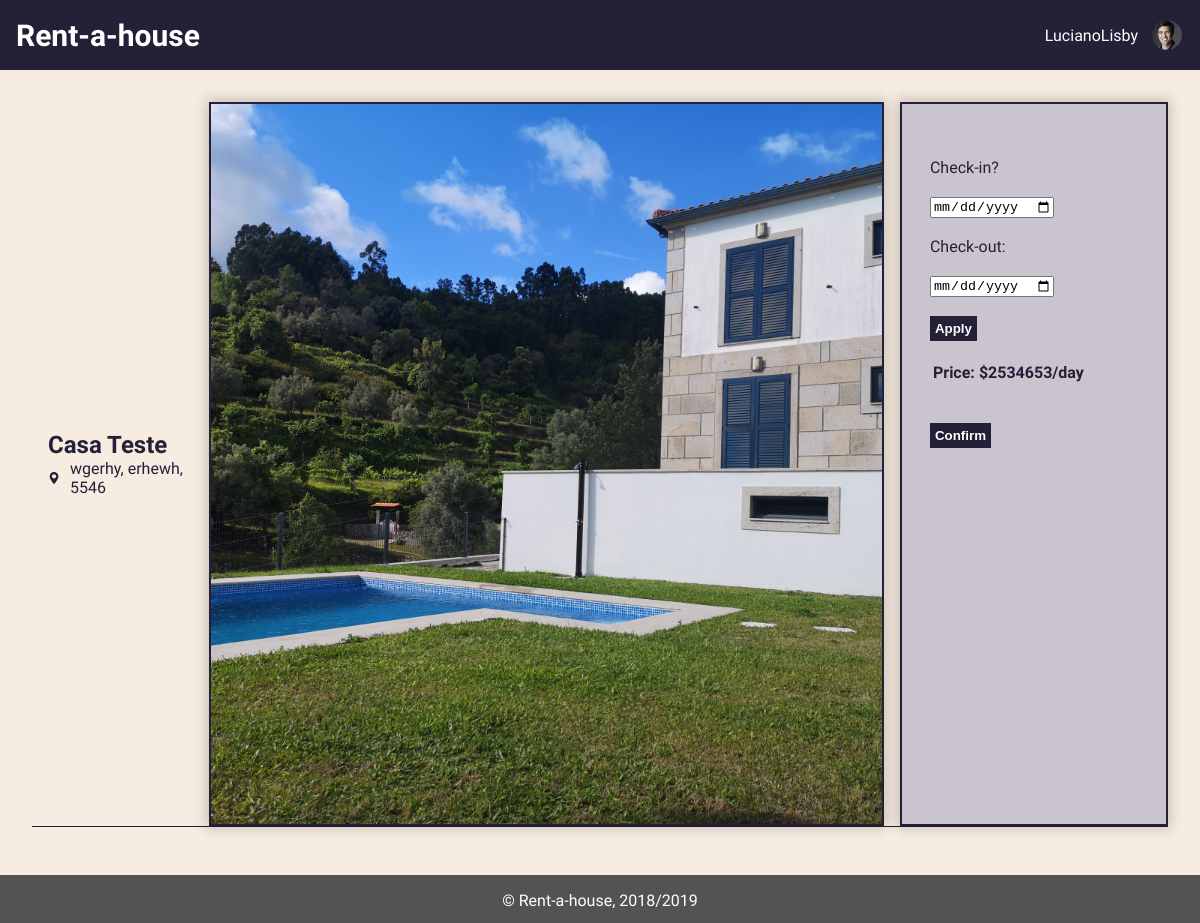
/pages/rental.php?id=7 (signed in), run on the app's committed database.
### tables this page shows
CREATE TABLE house (
  id INTEGER PRIMARY KEY AUTOINCREMENT,
  type VARCHAR,
  room INTEGER,
  bathroom INTEGER,
  price DOUBLE,
  published DATE,
  address VARCHAR, 
  location VARCHAR,
  state VARCHAR,
  postCode VARCHAR,  
  description VARCHAR,
  title VARCHAR,
  owner VARCHAR REFERENCES user
);

CREATE TABLE houseimages (
  id INTEGER PRIMARY KEY AUTOINCREMENT,
  houseID integer REFERENCES house,
  image VARCHAR
);

### database/db_utils.php (called while the page is built, shortened)
<?php
    include_once('connection.php');
    function getHouse($id){
        global $db;
        $stmt = $db->prepare("SELECT * FROM house WHERE id='".$id."'");
        $stmt->execute();
        $aux = $stmt->fetch();
        return $aux;
    }
    function getHouseImages($houseID){
        global $db;
        $stmt = $db->prepare("SELECT * FROM houseimages  WHERE houseID = '".$houseID."'");
        $stmt->execute();
        $aux = $stmt->fetchAll();
        return $aux;
    }
?>

### pages/rental.php (the view, shortened to what this page needs)
<?php
    include_once('../templates/templates.php');
    include_once('../database/connection.php');
    include_once('../database/db_utils.php');
    if(isset($_GET['id'])){
        $id = $_GET['id'];
        $house = getHouse($id);
    }
    $images = getHouseImages($id);
?>
    <article class="house-body">
        <div id="house-header">
                <div id="house-title">
                    <h2><?=$house["title"]?></h2>
                    <div id="house-location">
                        <p><?=$house["address"].", ".$house["state"].", ".$house["postCode"]?></p>
                    </div>
                </div>
                <section id="house-image-contact">
                    <img  src="../images/houses/<?=$images[0]['image']?>" alt="HouseImg">
                    <div id="house-contact-owner">
                    <?php
                        $priceDay = $house["price"];
                    ?>
                    <div id="rental_info">
                        <br><br><label>Check-in?</label><br><br>
                        <input type="date" name="checkin" id="checkin">
                        <br><br><label>Check-out:</label><br><br>
                        <input type="date" name="checkout" id="checkout">
                        <br><br><?php echo "<button type='button' onclick='date($priceDay)' id='button' class='utils-btn'>";?>Apply</button><br><br>
                        <table id="table">
                            <tr><th>Price:</th><th>$<?=$house["price"]?>/day</th></tr>
                        </table>
                        <br><br><button class="utils-btn">Confirm</button>
                    </div>
                    </div>
                </section>
        </div>
    </article>

### css/style.css (style rules this page uses)
:root { --main-color-1: #242038; --main-color-2: #725AC1; --main-color-3: #8D86C9; --main-color-4: #CAC4CE; --main-color-5: #F7ECE1; --main-color-6: white; --main-color-7: rgba(0,0,0,.2); --main-color-8: black; --main-color-9: rgb(83, 83, 83); --error: rgb(245, 89, 71); --success: rgb(75,181,67); }
html { margin: 0; padding: 0; width: 100%; }
body { display: flex; flex-direction: column; font-family: 'Exo 2', sans-serif; background-color: var(--main-color-5); color: var(--main-color-1); margin: 0; padding: 0; min-height: 100vh; width: 100%; }
#rental_info { padding-left: 5%; }
.utils-btn { background-color:var(--main-color-1); display:inline-block; cursor:pointer; color:var(--main-color-6); font-weight:bold; padding: 5px; text-decoration:none; border: none; transition: background-color 0.5s; position: relative; }
.house-body { flex: auto; padding: 2em; display: flex; flex-direction: column; }
#house-header { display: flex; flex-direction: row; border-bottom: 1px solid var(--main-color-1); margin-bottom: 1em; }
#house-title { padding: 1em; border-radius: 10px; margin: auto auto auto 0; float: right; }
#house-title h2 { margin: auto; color: var(--main-color-1) }
#house-title p { color: var(--main-color-1); margin: auto 0; }
#house-location { margin: auto; display: flex; flex-direction: row; vertical-align: middle; }
#house-location svg { fill: var(--main-color-1); width: 15px; margin-right: 10px; }
#house-image-contact { display: flex; flex-direction: row; }
#house-image-contact>img { border: 2px solid var(--main-color-1); margin: auto auto auto 0; float: left; width: 70%; height: 45em; vertical-align: middle; object-fit: cover; box-shadow: 0 0 0.8rem 0.2rem var(--main-color-7); margin-right: 1em; }
#house-contact-owner { border: 2px solid var(--main-color-1); float: right; margin: 0 0 0 auto; display: flex; flex-direction: column; background-color: var(--main-color-4); width: 25%; padding: 1em; box-shadow: 0 0 0.8rem 0.2rem var(--main-color-7); }

### data on the page
house: title "Casa Teste", address "wgerhy", state "erhewh", postCode "5546", price "2534653"
houseimages: image (picture)

### other printed values
$_SESSION['username'] "LucianoLisby"
